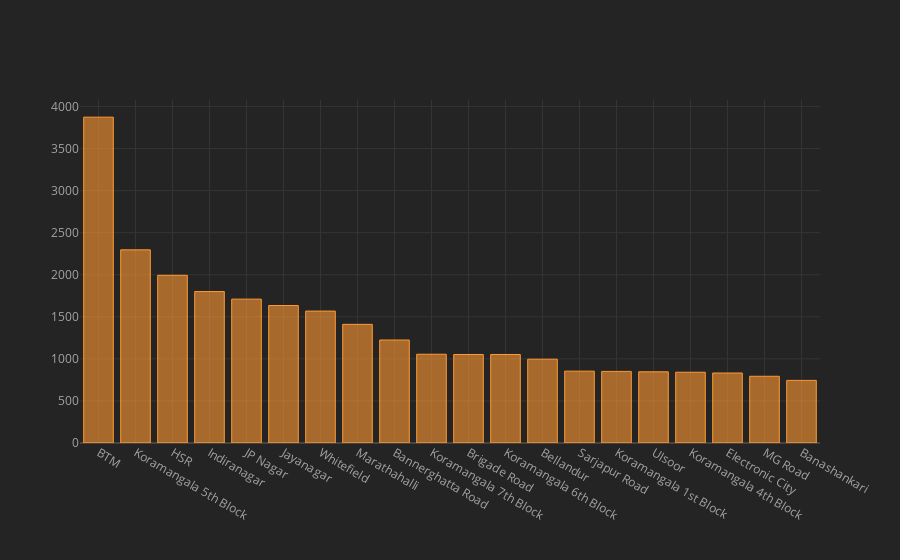

Source (notebook cell):
### Markdown cell above
# Restaurants per location

### Code cell
df["location"].value_counts().head(20).iplot(kind="bar")

### Figure 1 — Plotly figure (JSON) as saved in the notebook; plotly's stock layout.template omitted (floating-point values rounded to 4 significant figures)
{"data": [{"marker": {"color": "rgba(255, 153, 51, 0.6)", "line": {"color": "rgba(255, 153, 51, 1.0)", "width": 1}}, "name": "count", "orientation": "v", "text": "", "type": "bar", "x": ["BTM", "Koramangala 5th Block", "HSR", "Indiranagar", "JP Nagar", "Jayanagar", "Whitefield", "Marathahalli", "Bannerghatta Road", "Koramangala 7th Block", "Brigade Road", "Koramangala 6th Block", "Bellandur", "Sarjapur Road", "Koramangala 1st Block", "Ulsoor", "Koramangala 4th Block", "Electronic City", "MG Road", "Banashankari"], "y": [3873, 2296, 1993, 1800, 1710, 1634, 1568, 1410, 1224, 1055, 1052, 1052, 996, 854, 851, 846, 841, 832, 793, 744]}], "layout": {"legend": {"bgcolor": "#242424", "font": {"color": "#F4F4F4"}}, "paper_bgcolor": "#242424", "plot_bgcolor": "#242424", "title": {"font": {"color": "#F4F4F4"}}, "xaxis": {"gridcolor": "#343434", "showgrid": true, "tickfont": {"color": "#A4A4A4"}, "title": {"font": {"color": "#A4A4A4"}, "text": ""}, "zerolinecolor": "#444444"}, "yaxis": {"gridcolor": "#343434", "showgrid": true, "tickfont": {"color": "#A4A4A4"}, "title": {"font": {"color": "#A4A4A4"}, "text": ""}, "zerolinecolor": "#444444"}}}
